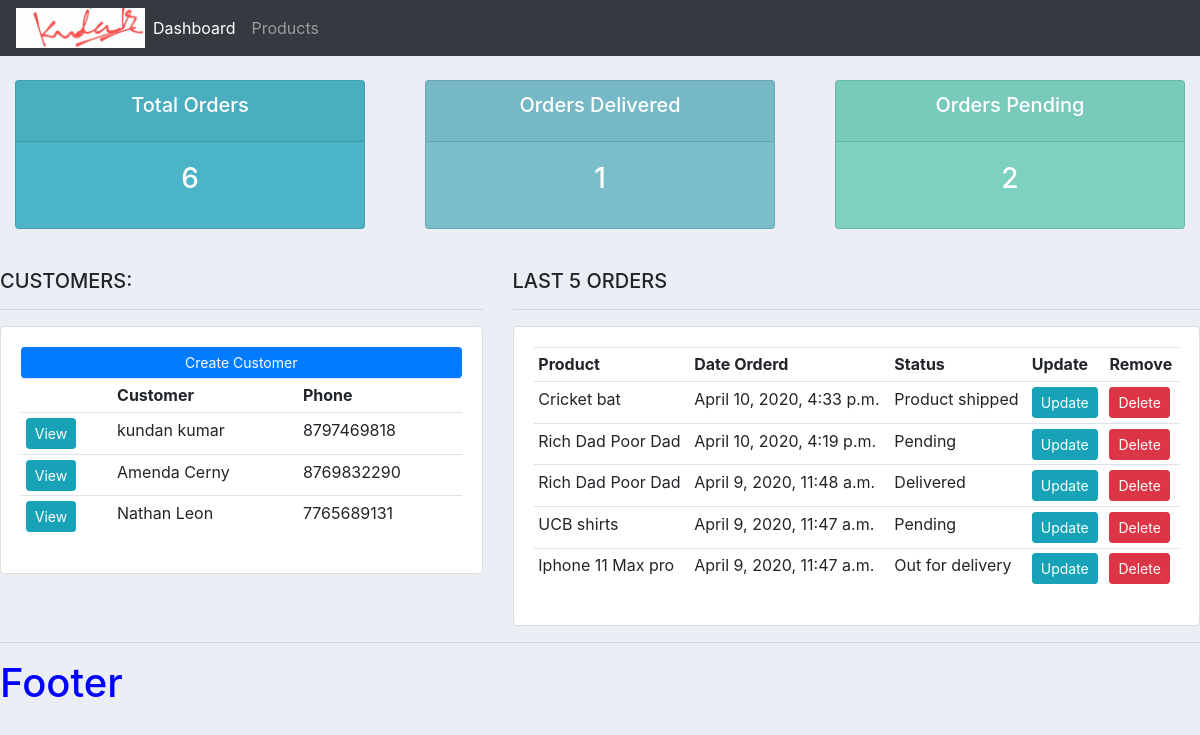
The page / on the database its author committed.
### accounts/models.py (models this page shows, shortened)
class Customer(models.Model):
	name = models.CharField(max_length=200, null=True)
	phone = models.CharField(max_length=200, null=True)
	email = models.CharField(max_length=200, null=True)
	date_created = models.DateTimeField(auto_now_add=True, null=True)

class Order(models.Model):
	STATUS = (
			('Order placed', 'Order placed'),
			('Product shipped', 'Product shipped'),
			('Pending', 'Pending'),
			('Out for delivery', 'Out for delivery'),
			('Delivered', 'Delivered'),
			)
	customer = models.ForeignKey(Customer, null = True, on_delete = models.SET_NULL)
	product = models.ForeignKey(Product, null = True, on_delete = models.SET_NULL)
	date_created = models.DateTimeField(auto_now_add=True, null=True)
	status = models.CharField(max_length=200, null=True, choices=STATUS)

class Product(models.Model):
	CATEGORY = (
			('Indoor', 'Indoor'),
			('Out Door', 'Out Door'),
			)
	name = models.CharField(max_length=200, null=True)
	price = models.FloatField(null=True)
	category = models.CharField(max_length=200, null=True, choices=CATEGORY)
	description = models.CharField(max_length=200, null=True, blank=True)
	date_created = models.DateTimeField(auto_now_add=True, null=True)
	tags = models.ManyToManyField(Tag)
	def __str__(self):
		return self.name

### accounts/views.py (the view)
# urls.py: path('', views.home, name="home"),
def home(request):
	customers = Customer.objects.all()
	orders = Order.objects.all().order_by('-date_created')[:5]
	total_customer = customers.count()
	total_orders = Order.objects.all().count()
	delivered_orders = Order.objects.all().filter(status='Delivered').count()
	pending_orders = Order.objects.all().filter(status='Pending').count()
	context = {'customers':customers, 'orders': orders,
			 'total_orders': total_orders, 'delivered_orders': delivered_orders,
			 'pending_orders': pending_orders}
	return render(request, 'accounts/dashboard.html', context)

### accounts/templates/accounts/dashboard.html
{% extends 'accounts/main.html' %}
{% block content %}
{% include 'accounts/status.html' %}
<br>
<div class="row">
	<div class="col-md-5">
		<h5>CUSTOMERS:</h5>
		<hr>
		<div class="card card-body">
			<a class="btn btn-primary  btn-sm btn-block" href="">Create Customer</a>
			<table class="table table-sm">
				<tr>
					<th></th>
					<th>Customer</th>
					<th>Phone</th>
				</tr>
				{% for customer in customers %}
					<tr>
						<td><a class='btn btn-sm btn-info' href="{% url 'customer' customer.id %}">View</a></td>
						<td>{{ customer.name }}</td>
						<td>{{ customer.phone }}</td>
					</tr>
				{% endfor %}
			</table>
		</div>
	</div>
	<div class="col-md-7">
		<h5>LAST 5 ORDERS</h5>
		<hr>
		<div class="card card-body">
			<table class="table table-sm">
				<tr>
					<th>Product</th>
					<th>Date Orderd</th>
					<th>Status</th>
					<th>Update</th>
					<th>Remove</th>
				</tr>
				{% for order in orders %}
					<tr>
						<td>{{ order.product }}</td>
						<td>{{ order.date_created }}</td>
						<td>{{ order.status }}</td>
						<td><a class="btn btn-sm btn-info" href="{% url 'update_order' order.id %}">Update</a></td>
						<td><a class="btn btn-sm btn-danger" href="{% url 'delete_order' order.id %}">Delete</a></td>
					</tr>
				{% endfor %}
			</table>
		</div>
	</div>
</div>
{% endblock %}

### accounts/templates/accounts/main.html (shortened to what this page needs)
{% load static %}
<!DOCTYPE html>
<html>
<head>
	<link rel="stylesheet" href="https://stackpath.bootstrapcdn.com/bootstrap/4.4.1/css/bootstrap.min.css">
	<link rel="stylesheet" type="text/css" href="{% static 'css/main.css' %}">
</head>
<body>
	{% include 'accounts/navbar.html' %}
	{% block content %}
	{% endblock %}
	<hr>
	<h1>Footer</h5>
</body>
</html>

### accounts/templates/accounts/navbar.html (shortened to what this page needs)
{% load static %}
<nav class="navbar navbar-expand-lg navbar-dark bg-dark">
  <img src= "{% static 'images/signature.jpg' %}" style="height: 40px">
  <div class="collapse navbar-collapse" id="navbarNav">
    <ul class="navbar-nav">
      <li class="nav-item active">
        <a class="nav-link" href="{% url 'home' %}">Dashboard</a>
      </li>
      <li class="nav-item">
        <a class="nav-link" href="{% url 'products' %}">Products</a>
      </li>
    </ul>
  </div>
</nav>

### accounts/templates/accounts/status.html
<br>
<div class="row">
	<div class="col">
		<div class="col-md">
			<div class="card text-center text-white  mb-3" id="total-orders">
			  	<div class="card-header">
			  		<h5 class="card-title">Total Orders</h5>
			  	</div>
			  	<div class="card-body">
			    	<h3 class="card-title">{{ total_orders }}</h3>
			  	</div>
			</div>
		</div>
	</div>
	<div class="col">
		<div class="col-md">
			<div class="card text-center text-white  mb-3" id="orders-delivered">
			  	<div class="card-header">
			  		<h5 class="card-title">Orders Delivered</h5>
			  	</div>
			  	<div class="card-body">
			    	<h3 class="card-title">{{ delivered_orders }}</h3>
			  	</div>
			</div>
		</div>
	</div>
	<div class="col">
		<div class="col-md">
			<div class="card text-center text-white  mb-3" id="orders-pending">
			  	<div class="card-header">
			  		<h5 class="card-title">Orders Pending</h5>
			  	</div>
			  	<div class="card-body">
			    	<h3 class="card-title">{{ pending_orders }}</h3>
			  	</div>
			</div>
		</div>
	</div>
</div>

### static/css/main.css (style rules this page uses)
body { background-color: #ebeff5; }
#total-orders { background-color: #4cb4c7; }
#orders-delivered { background-color: #7abecc; }
#orders-pending { background-color: #7CD1C0; }
h1 { color: blue; }

### rows shown on the page
Customer: name "kundan kumar", phone "8797469818"
Customer: name "Amenda Cerny", phone "8769832290"
Customer: name "Nathan Leon", phone "7765689131"
Order: product "Cricket bat", date_created "April 10, 2020, 4:33 p.m.", status "Product shipped"
Order: product "Rich Dad Poor Dad", date_created "April 10, 2020, 4:19 p.m.", status "Pending"
Order: product "Rich Dad Poor Dad", date_created "April 9, 2020, 11:48 a.m.", status "Delivered"
Order: product "UCB shirts", date_created "April 9, 2020, 11:47 a.m.", status "Pending"
Order: product "Iphone 11 Max pro", date_created "April 9, 2020, 11:47 a.m.", status "Out for delivery"

### other values the page prints
{{ total_orders }} "6"
{{ delivered_orders }} "1"
{{ pending_orders }} "2"
